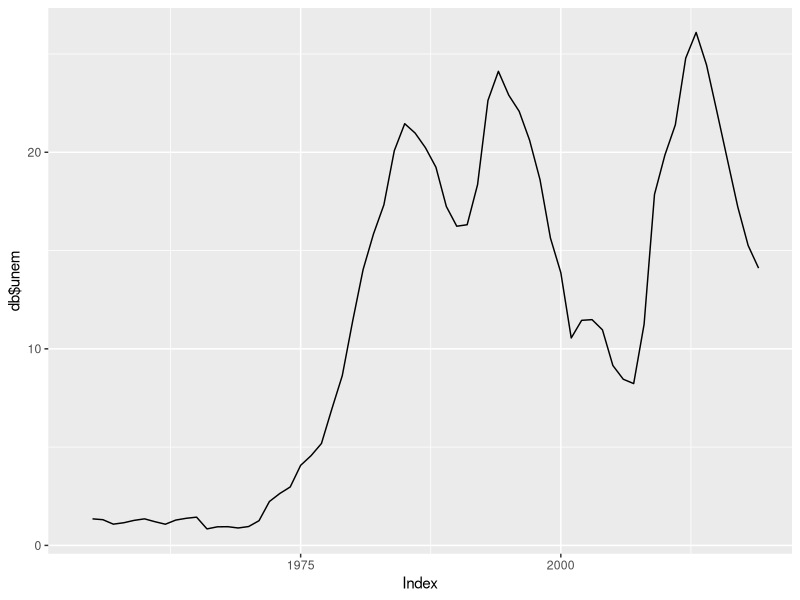
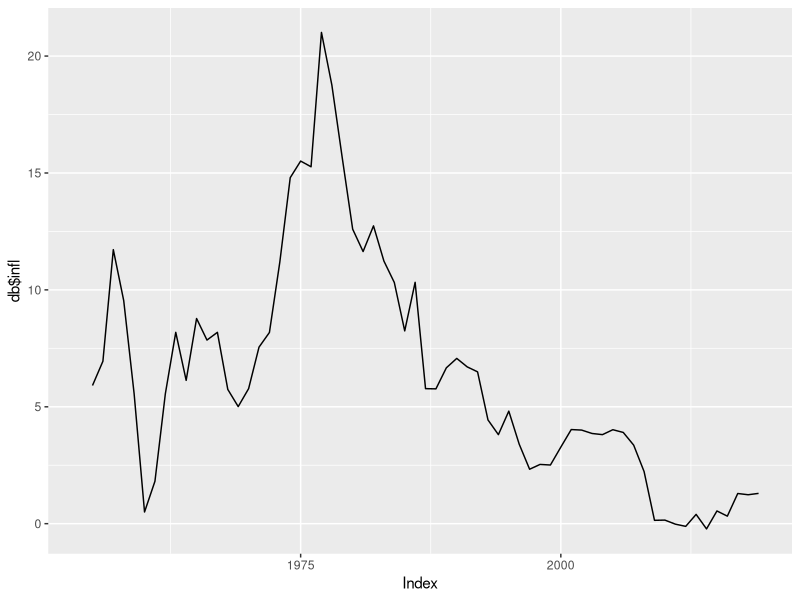
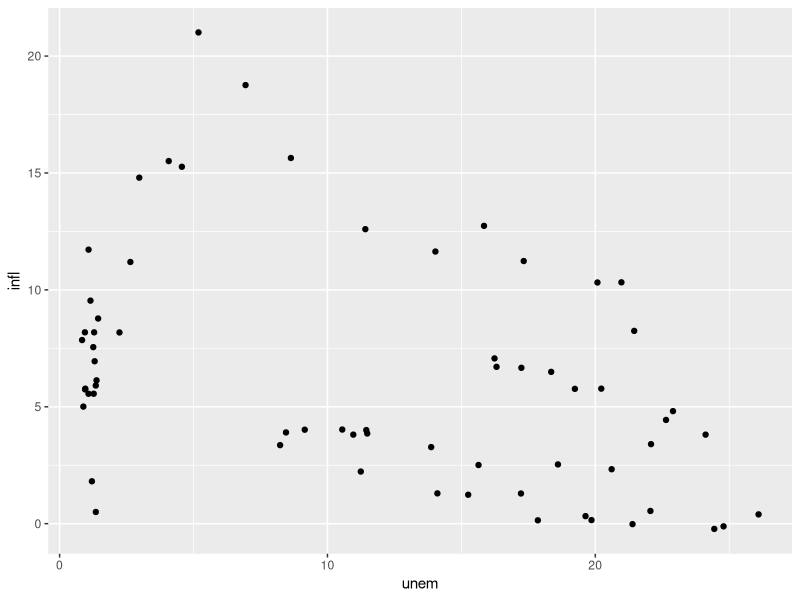
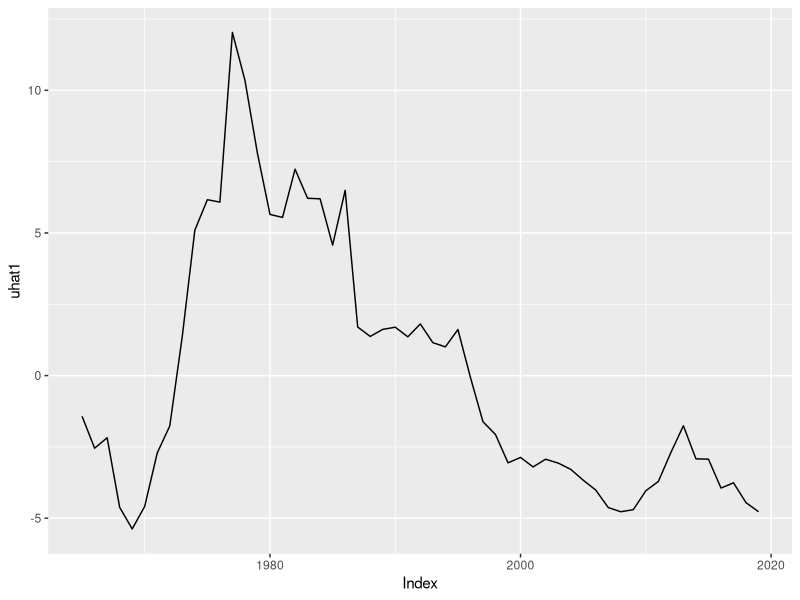
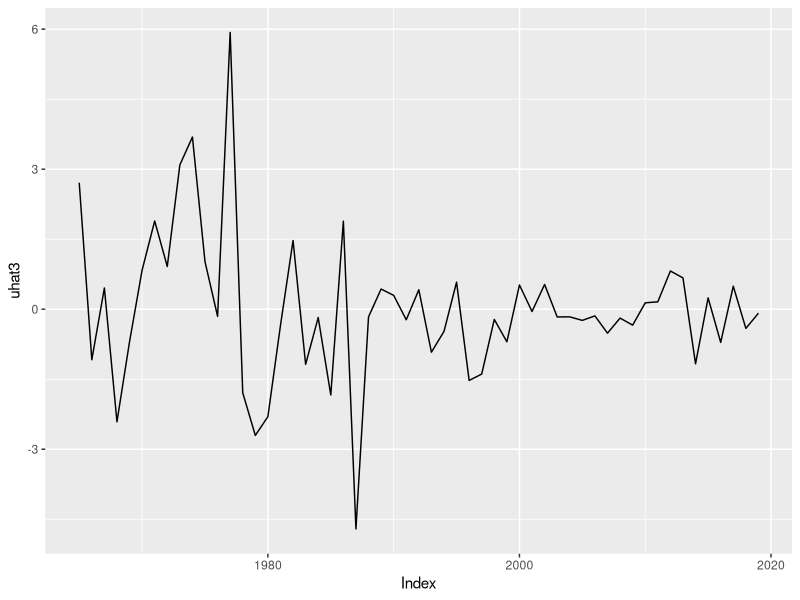

Source code (R) for these figures, in order:
library(readxl)
library(zoo)
library(dynlm)
library(ggplot2)
library(car)
library(sandwich)
library(lmtest)

xls <- read_xlsx("phillips.xlsx")

db <- zooreg(xls[, c("U", "dPIB")], start = 1954, frequency = 1)

db$unem <- db$U
db$lp <- log(db$dPIB)
db$infl <- 100 * diff(db$lp)

autoplot(db$unem)
autoplot(db$infl)

qplot(data = db, x = unem, y = infl)


mod1 <- dynlm(infl ~ unem, data = db, start = 1965)
summary(mod1)

uhat1 <- resid(mod1)
autoplot(uhat1)
bgaux <- update(mod1, uhat1 ~ . + L(uhat1))
summary(bgaux)

mod2 <- dynlm(infl ~ L(infl) + trend(db), data = db, start = 1965)
summary(mod2)

mod3 <- dynlm(unem ~ L(unem) + trend(db), data = db, start = 1965)
summary(mod3)

db$d_infl <- diff(db$infl)
db$d_unem <- diff(db$unem)

mod3 <- dynlm(d_infl ~ L(d_infl) + d_unem + L(d_unem, 1),
              data = db, start = 1965)
summary(mod3)
uhat3 <- resid(mod3)
autoplot(uhat3)
bgaux <- update(mod3, uhat3 ~ . + L(uhat3))
summary(bgaux)
lht(mod3, c("L(d_infl)", "L(d_unem, 1)"))

mod4 <- dynlm(d_infl ~ d_unem, data = db, start = 1965)
summary(mod4)

uhat3 <- resid(mod3)
bgaux <- update(mod3, uhat3 ~ . + L(uhat3))
summary(bgaux)
